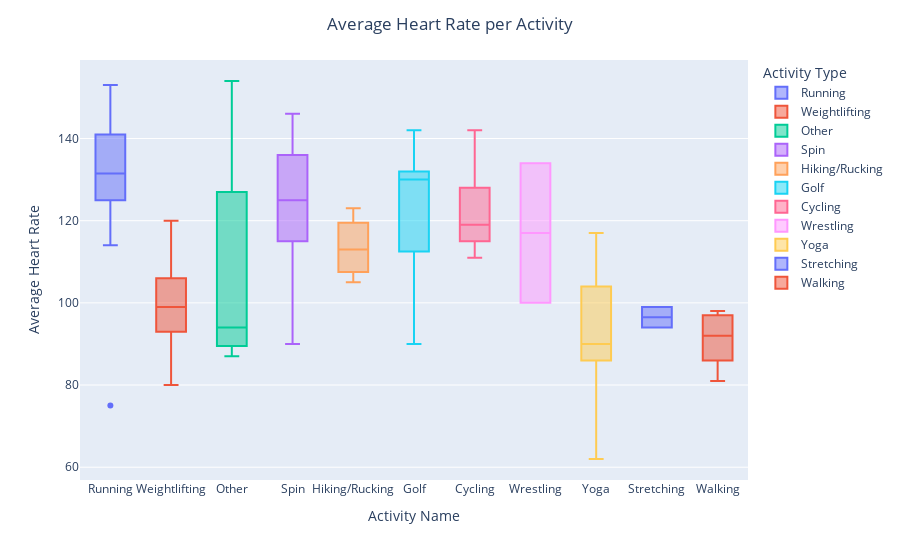

The notebook cell saved with this chart:
### Markdown cell above
### Average HR by Workout Box Plot
> workout_hr() in VisableWhoop

### Code cell
fig = px.box(df, x="name", y=["average_heart_rate"], color="name")


fig.update_traces(quartilemethod="exclusive")
fig.update_layout(title_text='Average Heart Rate per Activity', title_x=0.5,
                xaxis_title="Activity Name", yaxis_title="Average Heart Rate", legend_title="Activity Type")
fig.show()

### Figure 1 — Plotly figure (JSON) as saved in the notebook; plotly's stock layout.template omitted (floating-point values rounded to 4 significant figures; data arrays with more than 128 entries replaced by an {"elided": "..."} marker saying what was removed)
{"data": [{"alignmentgroup": "True", "hovertemplate": "name=%{x}<br>value=%{y}<extra></extra>", "legendgroup": "Running", "marker": {"color": "#636efa"}, "name": "Running", "notched": false, "offsetgroup": "Running", "orientation": "v", "quartilemethod": "exclusive", "showlegend": true, "type": "box", "x": ["Running", "Running", "Running", "Running", "Running", "Running", "Running", "Running", "Running", "Running", "Running", "Running", "Running", "Running", "Running", "Running", "Running", "Running", "Running", "Running"], "x0": " ", "xaxis": "x", "y": [75, 153, 152, 114, 149, 133, 137, 133, 138, 141, 128, 127, 116, 130, 141, 143, 125, 126, 125, 115], "y0": " ", "yaxis": "y"}, {"alignmentgroup": "True", "hovertemplate": "name=%{x}<br>value=%{y}<extra></extra>", "legendgroup": "Weightlifting", "marker": {"color": "#EF553B"}, "name": "Weightlifting", "notched": false, "offsetgroup": "Weightlifting", "orientation": "v", "quartilemethod": "exclusive", "showlegend": true, "type": "box", "x": {"elided": "198 str values"}, "x0": " ", "xaxis": "x", "y": {"elided": "198 int values"}, "y0": " ", "yaxis": "y"}, {"alignmentgroup": "True", "hovertemplate": "name=%{x}<br>value=%{y}<extra></extra>", "legendgroup": "Other", "marker": {"color": "#00cc96"}, "name": "Other", "notched": false, "offsetgroup": "Other", "orientation": "v", "quartilemethod": "exclusive", "showlegend": true, "type": "box", "x": ["Other", "Other", "Other", "Other", "Other", "Other", "Other", "Other", "Other"], "x0": " ", "xaxis": "x", "y": [88, 92, 91, 94, 87, 102, 106, 154, 148], "y0": " ", "yaxis": "y"}, {"alignmentgroup": "True", "hovertemplate": "name=%{x}<br>value=%{y}<extra></extra>", "legendgroup": "Spin", "marker": {"color": "#ab63fa"}, "name": "Spin", "notched": false, "offsetgroup": "Spin", "orientation": "v", "quartilemethod": "exclusive", "showlegend": true, "type": "box", "x": ["Spin", "Spin", "Spin", "Spin", "Spin", "Spin", "Spin", "Spin", "Spin", "Spin", "Spin", "Spin", "Spin", "Spin", "Spin", "Spin", "Spin", "Spin", "Spin", "Spin", "Spin"], "x0": " ", "xaxis": "x", "y": [90, 127, 129, 138, 137, 125, 128, 144, 120, 118, 146, 112, 124, 135, 138, 120, 134, 122, 111, 92, 109], "y0": " ", "yaxis": "y"}, {"alignmentgroup": "True", "hovertemplate": "name=%{x}<br>value=%{y}<extra></extra>", "legendgroup": "Hiking/Rucking", "marker": {"color": "#FFA15A"}, "name": "Hiking/Rucking", "notched": false, "offsetgroup": "Hiking/Rucking", "orientation": "v", "quartilemethod": "exclusive", "showlegend": true, "type": "box", "x": ["Hiking/Rucking", "Hiking/Rucking", "Hiking/Rucking", "Hiking/Rucking", "Hiking/Rucking"], "x0": " ", "xaxis": "x", "y": [123, 110, 116, 105, 113], "y0": " ", "yaxis": "y"}, {"alignmentgroup": "True", "hovertemplate": "name=%{x}<br>value=%{y}<extra></extra>", "legendgroup": "Golf", "marker": {"color": "#19d3f3"}, "name": "Golf", "notched": false, "offsetgroup": "Golf", "orientation": "v", "quartilemethod": "exclusive", "showlegend": true, "type": "box", "x": ["Golf", "Golf", "Golf", "Golf", "Golf", "Golf", "Golf", "Golf", "Golf", "Golf", "Golf", "Golf", "Golf"], "x0": " ", "xaxis": "x", "y": [132, 123, 142, 124, 131, 130, 128, 132, 90, 102, 132, 91, 132], "y0": " ", "yaxis": "y"}, {"alignmentgroup": "True", "hovertemplate": "name=%{x}<br>value=%{y}<extra></extra>", "legendgroup": "Cycling", "marker": {"color": "#FF6692"}, "name": "Cycling", "notched": false, "offsetgroup": "Cycling", "orientation": "v", "quartilemethod": "exclusive", "showlegend": true, "type": "box", "x": ["Cycling", "Cycling", "Cycling", "Cycling", "Cycling", "Cycling", "Cycling"], "x0": " ", "xaxis": "x", "y": [115, 125, 117, 119, 111, 142, 128], "y0": " ", "yaxis": "y"}, {"alignmentgroup": "True", "hovertemplate": "name=%{x}<br>value=%{y}<extra></extra>", "legendgroup": "Wrestling", "marker": {"color": "#FF97FF"}, "name": "Wrestling", "notched": false, "offsetgroup": "Wrestling", "orientation": "v", "quartilemethod": "exclusive", "showlegend": true, "type": "box", "x": ["Wrestling", "Wrestling"], "x0": " ", "xaxis": "x", "y": [134, 100], "y0": " ", "yaxis": "y"}, {"alignmentgroup": "True", "hovertemplate": "name=%{x}<br>value=%{y}<extra></extra>", "legendgroup": "Yoga", "marker": {"color": "#FECB52"}, "name": "Yoga", "notched": false, "offsetgroup": "Yoga", "orientation": "v", "quartilemethod": "exclusive", "showlegend": true, "type": "box", "x": ["Yoga", "Yoga", "Yoga", "Yoga", "Yoga", "Yoga", "Yoga", "Yoga", "Yoga", "Yoga", "Yoga", "Yoga", "Yoga", "Yoga", "Yoga"], "x0": " ", "xaxis": "x", "y": [86, 91, 90, 88, 81, 90, 104, 84, 97, 87, 62, 89, 117, 111, 107], "y0": " ", "yaxis": "y"}, {"alignmentgroup": "True", "hovertemplate": "name=%{x}<br>value=%{y}<extra></extra>", "legendgroup": "Stretching", "marker": {"color": "#636efa"}, "name": "Stretching", "notched": false, "offsetgroup": "Stretching", "orientation": "v", "quartilemethod": "exclusive", "showlegend": true, "type": "box", "x": ["Stretching", "Stretching"], "x0": " ", "xaxis": "x", "y": [99, 94], "y0": " ", "yaxis": "y"}, {"alignmentgroup": "True", "hovertemplate": "name=%{x}<br>value=%{y}<extra></extra>", "legendgroup": "Walking", "marker": {"color": "#EF553B"}, "name": "Walking", "notched": false, "offsetgroup": "Walking", "orientation": "v", "quartilemethod": "exclusive", "showlegend": true, "type": "box", "x": ["Walking", "Walking", "Walking", "Walking", "Walking"], "x0": " ", "xaxis": "x", "y": [96, 91, 98, 81, 92], "y0": " ", "yaxis": "y"}], "layout": {"boxmode": "overlay", "legend": {"title": {"text": "Activity Type"}, "tracegroupgap": 0}, "margin": {"t": 60}, "title": {"text": "Average Heart Rate per Activity", "x": 0.5}, "xaxis": {"anchor": "y", "categoryarray": ["Running", "Weightlifting", "Other", "Spin", "Hiking/Rucking", "Golf", "Cycling", null, "Wrestling", "Yoga", "Stretching", "Walking"], "categoryorder": "array", "domain": [0, 1], "title": {"text": "Activity Name"}}, "yaxis": {"anchor": "x", "domain": [0, 1], "title": {"text": "Average Heart Rate"}}}}
